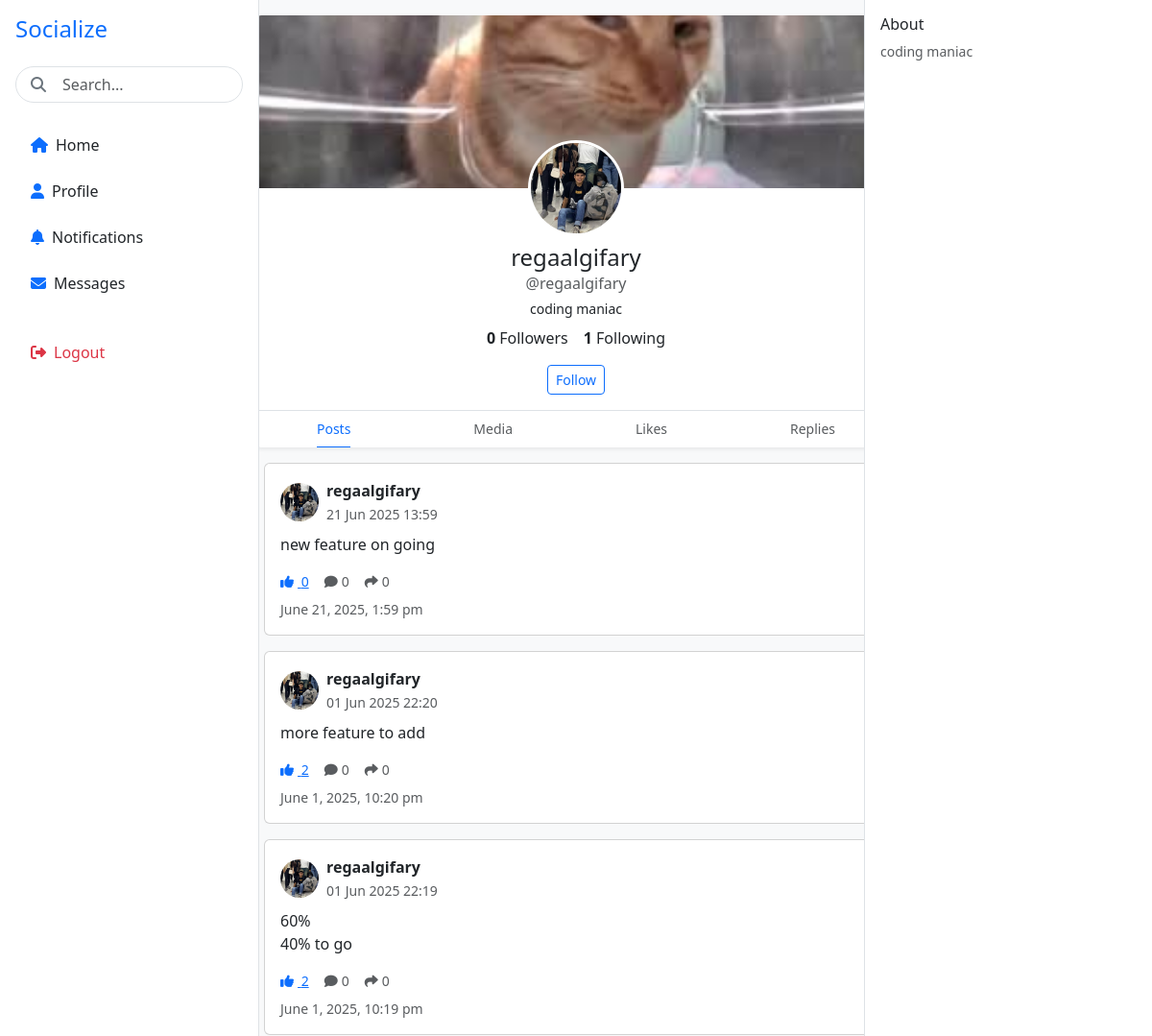
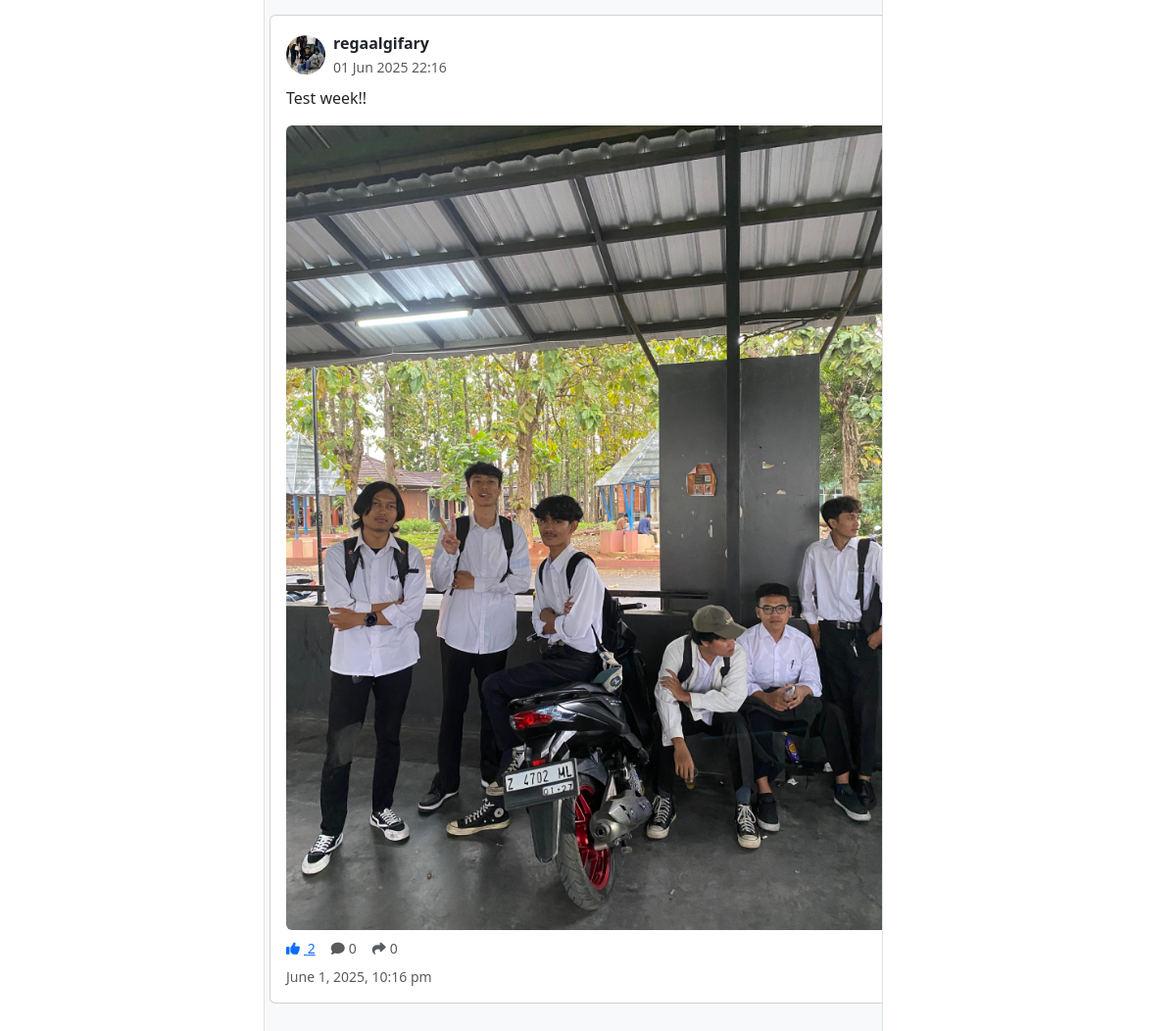
/profile_view.php?id=1 (signed in), run on the app's committed database (2 pictures, top to bottom).
### tables this page shows
CREATE TABLE `users` (
  `id_user` int(26) NOT NULL,
  `username` text NOT NULL,
  `password` text NOT NULL,
  `email` text NOT NULL,
  `description` text DEFAULT NULL,
  `profile_pic` varchar(255) DEFAULT NULL,
  `banner_pic` varchar(255) DEFAULT NULL
);

CREATE TABLE `post` (
  `id_post` int(11) NOT NULL,
  `id_user` int(26) NOT NULL,
  `content` text NOT NULL,
  `image` varchar(255) DEFAULT NULL,
  `created_at` datetime DEFAULT current_timestamp()
);

### profile_view.php (the view, shortened to what this page needs)
<?php
$logged_in_user_id = $_SESSION['user_id'];
$mysqli = new mysqli("localhost", "root", "", "socialize_db");
$view_id = (int)$_GET['id'];
$stmt = $mysqli->prepare("SELECT username, email, profile_pic, banner_pic, description FROM users WHERE id_user = ?");
$stmt->bind_param("i", $view_id);
$stmt->execute();
$user_result = $stmt->get_result();
$view_user = $user_result->fetch_assoc();
$stmt = $mysqli->prepare("
    SELECT p.*, u.username, u.profile_pic
    FROM post p
    JOIN users u ON p.id_user = u.id_user
    WHERE u.id_user = ?
    ORDER BY p.created_at DESC
");
$stmt->bind_param("i", $view_id);
$stmt->execute();
$posts_res = $stmt->get_result();
$posts = $posts_res->fetch_all(MYSQLI_ASSOC);
$follow_stmt = $mysqli->prepare("SELECT * FROM followers WHERE id_user = ? AND id_follower = ?");
$follow_stmt->bind_param("ii", $view_id, $logged_in_user_id);
$follow_stmt->execute();
$is_following = $follow_stmt->get_result()->num_rows > 0;
$followers = $mysqli->query("SELECT COUNT(*) as count FROM followers WHERE id_user = $view_id")->fetch_assoc()['count'];
$following = $mysqli->query("SELECT COUNT(*) as count FROM followers WHERE id_follower = $view_id")->fetch_assoc()['count'];
$likes_count = [];
$likes_res = $mysqli->query("SELECT id_post, COUNT(*) as like_count FROM post_likes GROUP BY id_post");
while ($row = $likes_res->fetch_assoc()) {
    $likes_count[$row['id_post']] = $row['like_count'];
}
$user_likes = [];
$user_like_res = $mysqli->query("SELECT id_post FROM post_likes WHERE id_user = $logged_in_user_id");
while ($row = $user_like_res->fetch_assoc()) {
    $user_likes[$row['id_post']] = true;
}
?>
<!DOCTYPE html>
<html lang="en">
<head>
  <link href="https://cdn.jsdelivr.net/npm/bootstrap@5.3.2/dist/css/bootstrap.min.css" rel="stylesheet" />
  <link href="https://cdnjs.cloudflare.com/ajax/libs/font-awesome/6.5.0/css/all.min.css" rel="stylesheet" />
</head>
<body class="bg-light">
<div class="d-flex">
  <aside class="bg-white border-end p-3 d-none d-md-block sidebar-left">
    <h1 class="text-primary fs-4 mb-4">Socialize</h1>
    <div class="mb-4 position-relative">
      <input type="text" class="form-control ps-5 rounded-pill" placeholder="Search..." />
      <i class="fa fa-search position-absolute top-50 start-0 translate-middle-y ps-3 text-secondary"></i>
    </div>
    <nav class="nav flex-column">
      <a href="index.php" class="nav-link text-dark d-flex align-items-center mb-2"><i class="fa fa-home me-2 text-primary"></i><span>Home</span></a>
      <a href="profile.php" class="nav-link text-dark d-flex align-items-center mb-2"><i class="fa fa-user me-2 text-primary"></i><span>Profile</span></a>
      <a href="notification.php" class="nav-link text-dark d-flex align-items-center mb-2"><i class="fa fa-bell me-2 text-primary"></i><span>Notifications</span></a>
      <a href="messages.php" class="nav-link text-dark d-flex align-items-center mb-2"><i class="fa fa-envelope me-2 text-primary"></i><span>Messages</span></a>
      <a href="logout.php" class="nav-link text-danger d-flex align-items-center mt-4"><i class="fa fa-sign-out-alt me-2"></i><span>Logout</span></a>
    </nav>
  </aside>
  <main class="flex-fill p-3 content-main" style="max-width: 700px">
    <div class="bg-white rounded shadow-sm mb-3">
      <div class="position-relative">
        <img src="<?= !empty($view_user['banner_pic']) ? htmlspecialchars($view_user['banner_pic']) : 'gambar/banner.jpg' ?>" class="profile-banner" alt="Banner">
      </div>
      <div class="text-center mt-n5">
        <img src="<?= !empty($view_user['profile_pic']) ? htmlspecialchars($view_user['profile_pic']) : 'gambar/profile_pic.jpg' ?>" class="profile-avatar" alt="Avatar" />
        <h4 class="mt-2 mb-0"><?= htmlspecialchars($view_user['username']) ?></h4>
        <div class="text-muted mb-1">@<?= htmlspecialchars($view_user['username']) ?></div>
        <p class="small mb-2"><?= htmlspecialchars($view_user['description'] ?? 'No description') ?></p>
        <div class="d-flex justify-content-center gap-3 mb-3">
          <span><strong><?= $followers ?></strong> Followers</span>
          <span><strong><?= $following ?></strong> Following</span>
        </div>
        <form method="POST" action="follow_action.php">
          <button type="submit" class="btn btn-<?= $is_following ? 'outline-secondary' : 'outline-primary' ?> btn-sm mb-3">
            <?= $is_following ? 'Unfollow' : 'Follow' ?>
          </button>
        </form>
      </div>
      <div class="border-top d-flex justify-content-around small">
        <a href="#" class="py-2 text-decoration-none border-bottom border-primary text-primary">Posts</a>
        <a href="#" class="py-2 text-decoration-none text-muted">Media</a>
        <a href="#" class="py-2 text-decoration-none text-muted">Likes</a>
        <a href="#" class="py-2 text-decoration-none text-muted">Replies</a>
      </div>
    </div>
    <?php if ($posts): ?>
      <?php foreach ($posts as $post): ?>
        <div class="d-flex justify-content-center">
          <div class="card mb-3 w-100" style="max-width: 650px;">
            <div class="card-body">
              <div class="d-flex align-items-center mb-2">
                <img src="<?= !empty($post['profile_pic']) ? htmlspecialchars($post['profile_pic']) : 'gambar/profile_pic.jpg' ?>" class="rounded-circle me-2" width="40" height="40" />
                <div>
                  <strong><?= htmlspecialchars($post['username']) ?></strong><br />
                  <small class="text-muted"><?= date('d M Y H:i', strtotime($post['created_at'])) ?></small>
                </div>
              </div>
              <p><?= nl2br(htmlspecialchars($post['content'])) ?></p>
              <?php if (!empty($post['image'])): ?>
                <img src="<?= htmlspecialchars($post['image']) ?>" class="img-fluid rounded" />
              <?php endif; ?>
              <div class="d-flex text-muted small mb-2 mt-2">
                <div class="me-3">
                  <a href="#" class="like-btn" data-postid="<?= $post['id_post'] ?>">
                    <i class="fa fa-thumbs-up me-1 <?= isset($user_likes[$post['id_post']]) ? 'text-primary' : '' ?>"></i>
                    <span class="like-count"><?= $likes_count[$post['id_post']] ?? 0 ?></span>
                  </a>
                </div>
                <div class="me-3"><i class="fa fa-comment me-1"></i>0</div>
                <div><i class="fa fa-share me-1"></i>0</div>
              </div>
              <div class="text-muted small"><?= date("F j, Y, g:i a", strtotime($post['created_at'])) ?></div>
            </div>
          </div>
        </div>
      <?php endforeach; ?>
    <?php else: ?>
      <p class="text-center text-muted">No posts to show.</p>
    <?php endif; ?>
  </main>
  <aside class="bg-white border-start p-3 d-none d-xl-block sidebar-right">
    <h6>About</h6>
    <p class="small text-muted"><?= nl2br(htmlspecialchars($view_user['description'] ?? 'No description')) ?></p>
  </aside>
</div>
</body>
</html>

### profile_view.php (style rules this page uses)
@media (min-width: 768px) { .sidebar-left { position: fixed; top: 0; bottom: 0; overflow-y: auto; width: 270px; z-index: 1050; } }
@media (min-width: 768px) { .content-main { margin-left: 270px; } }
@media (min-width: 1200px) { .sidebar-right { position: fixed; top: 0; bottom: 0; right: 0; overflow-y: auto; width: 300px; } }
@media (min-width: 1200px) { .content-main { margin-right: 300px; } }
.content-main { padding: 1rem; max-width: calc(100% - 570px); margin-left: auto; margin-right: auto; }
.profile-banner { width: 100%; height: 180px; object-fit: cover; border-top-left-radius: .375rem; border-top-right-radius: .375rem; }
.profile-avatar { width: 100px; height: 100px; object-fit: cover; border-radius: 50%; border: 3px solid white; margin-top: -50px; position: relative; z-index: 2; }

### data on the page
users: banner_pic (picture), profile_pic (picture), username "regaalgifary", description "coding maniac"
post: id_user.profile_pic (picture), id_user.username "regaalgifary", created_at "21 Jun 2025 13:59", content "new feature on going", id_post "0", created_at "June 21, 2025, 1:59 pm"
post: id_user.profile_pic (picture), id_user.username "regaalgifary", created_at "01 Jun 2025 22:20", content "more feature to add", id_post "2", created_at "June 1, 2025, 10:20 pm"
post: id_user.profile_pic (picture), id_user.username "regaalgifary", created_at "01 Jun 2025 22:19", content "60% 40% to go", id_post "2", created_at "June 1, 2025, 10:19 pm"
post: id_user.profile_pic (picture), id_user.username "regaalgifary", created_at "01 Jun 2025 22:16", content "Test week!!", image (picture), id_post "2", created_at "June 1, 2025, 10:16 pm"

### other printed values
$followers "0"
$following "1"
